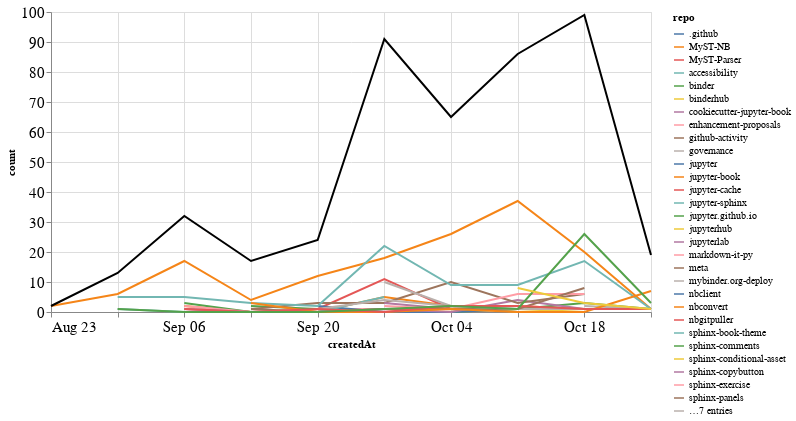

Source (notebook cell):
### Markdown cell above
## Comments

### Code cell
comments_time = comments.groupby('repo').resample('W', on='createdAt').count()['author'].reset_index()
comments_time = comments_time.rename(columns={'author': 'count'})
comments_time_total = comments_time.groupby('createdAt').agg({"count": "sum"}).reset_index()
ch1 = alt.Chart(comments_time, width=600).mark_line().encode(
    x='createdAt',
    y='count',
    color='repo',
    tooltip="repo"
)

ch2 = alt.Chart(comments_time_total, width=600).mark_line(color="black").encode(
    x='createdAt',
    y='count',
)

ch1 + ch2

### Figure 1 — Vega-Lite specification as saved in the notebook (floating-point values rounded to 4 significant figures; data arrays with more than 128 entries replaced by an {"elided": "..."} marker saying what was removed)
{"config": {"axisLeft": {"labelFontSize": 15}, "axisBottom": {"labelFontSize": 15}}, "layer": [{"data": {"name": "data-87bc2bce3e2297076126aa12283db809"}, "mark": "line", "encoding": {"color": {"type": "nominal", "field": "repo"}, "tooltip": {"type": "nominal", "field": "repo"}, "x": {"type": "temporal", "field": "createdAt"}, "y": {"type": "quantitative", "field": "count"}}, "width": 600}, {"data": {"name": "data-104bfefd3cd859ebff32a8d3d2461a0c"}, "mark": {"type": "line", "color": "black"}, "encoding": {"x": {"type": "temporal", "field": "createdAt"}, "y": {"type": "quantitative", "field": "count"}}, "width": 600}], "$schema": "https://vega.github.io/schema/vega-lite/v4.8.1.json", "datasets": {"data-87bc2bce3e2297076126aa12283db809": {"elided": "138 records"}, "data-104bfefd3cd859ebff32a8d3d2461a0c": [{"createdAt": "2020-08-23T00:00:00", "count": 2}, {"createdAt": "2020-08-30T00:00:00", "count": 13}, {"createdAt": "2020-09-06T00:00:00", "count": 32}, {"createdAt": "2020-09-13T00:00:00", "count": 17}, {"createdAt": "2020-09-20T00:00:00", "count": 24}, {"createdAt": "2020-09-27T00:00:00", "count": 91}, {"createdAt": "2020-10-04T00:00:00", "count": 65}, {"createdAt": "2020-10-11T00:00:00", "count": 86}, {"createdAt": "2020-10-18T00:00:00", "count": 99}, {"createdAt": "2020-10-25T00:00:00", "count": 19}]}}
